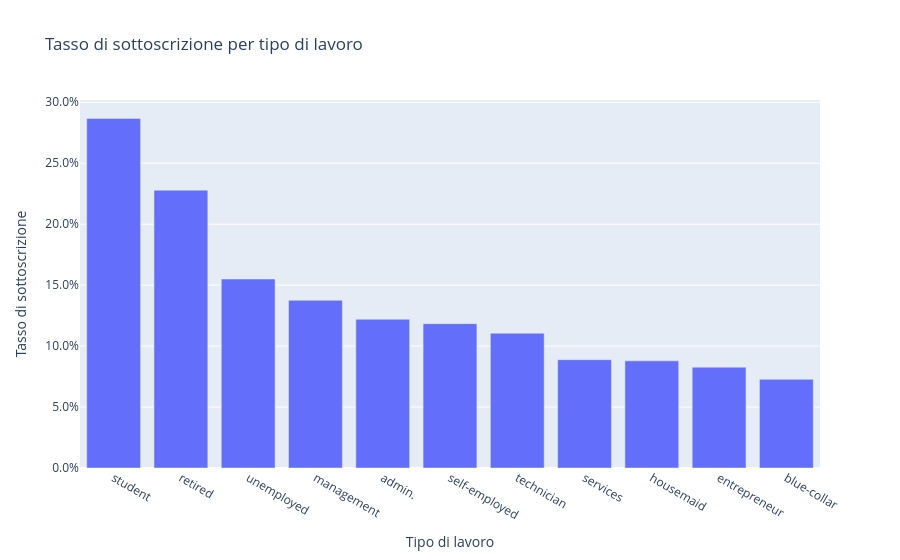

The notebook cell saved with this chart:
### Code cell
fig = px.bar(
    job_summary_sorted,
    x="job",
    y="conversion_rate",
    hover_data=["total", "yes", "no"],
    title="Tasso di sottoscrizione per tipo di lavoro"
)
fig.update_layout(
    xaxis_title="Tipo di lavoro",
    yaxis_title="Tasso di sottoscrizione"
)
fig.update_yaxes(tickformat=".1%")
fig.show()

### Figure 1 — Plotly figure (JSON) as saved in the notebook; plotly's stock layout.template omitted (floating-point values rounded to 4 significant figures)
{"data": [{"customdata": [[938, 269, 669], [2264, 516, 1748], [1303, 202, 1101], [9458, 1301, 8157], [5171, 631, 4540], [1579, 187, 1392], [7597, 840, 6757], [4154, 369, 3785], [1240, 109, 1131], [1487, 123, 1364], [9732, 708, 9024]], "hovertemplate": "job=%{x}<br>conversion_rate=%{y}<br>total=%{customdata[0]}<br>yes=%{customdata[1]}<br>no=%{customdata[2]}<extra></extra>", "legendgroup": "", "marker": {"color": "#636efa", "pattern": {"shape": ""}}, "name": "", "orientation": "v", "showlegend": false, "textposition": "auto", "type": "bar", "x": ["student", "retired", "unemployed", "management", "admin.", "self-employed", "technician", "services", "housemaid", "entrepreneur", "blue-collar"], "xaxis": "x", "y": [0.2868, 0.2279, 0.155, 0.1376, 0.122, 0.1184, 0.1106, 0.08883, 0.0879, 0.08272, 0.07275], "yaxis": "y"}], "layout": {"barmode": "relative", "legend": {"tracegroupgap": 0}, "title": {"text": "Tasso di sottoscrizione per tipo di lavoro"}, "xaxis": {"anchor": "y", "domain": [0, 1], "title": {"text": "Tipo di lavoro"}}, "yaxis": {"anchor": "x", "domain": [0, 1], "tickformat": ".1%", "title": {"text": "Tasso di sottoscrizione"}}}}
